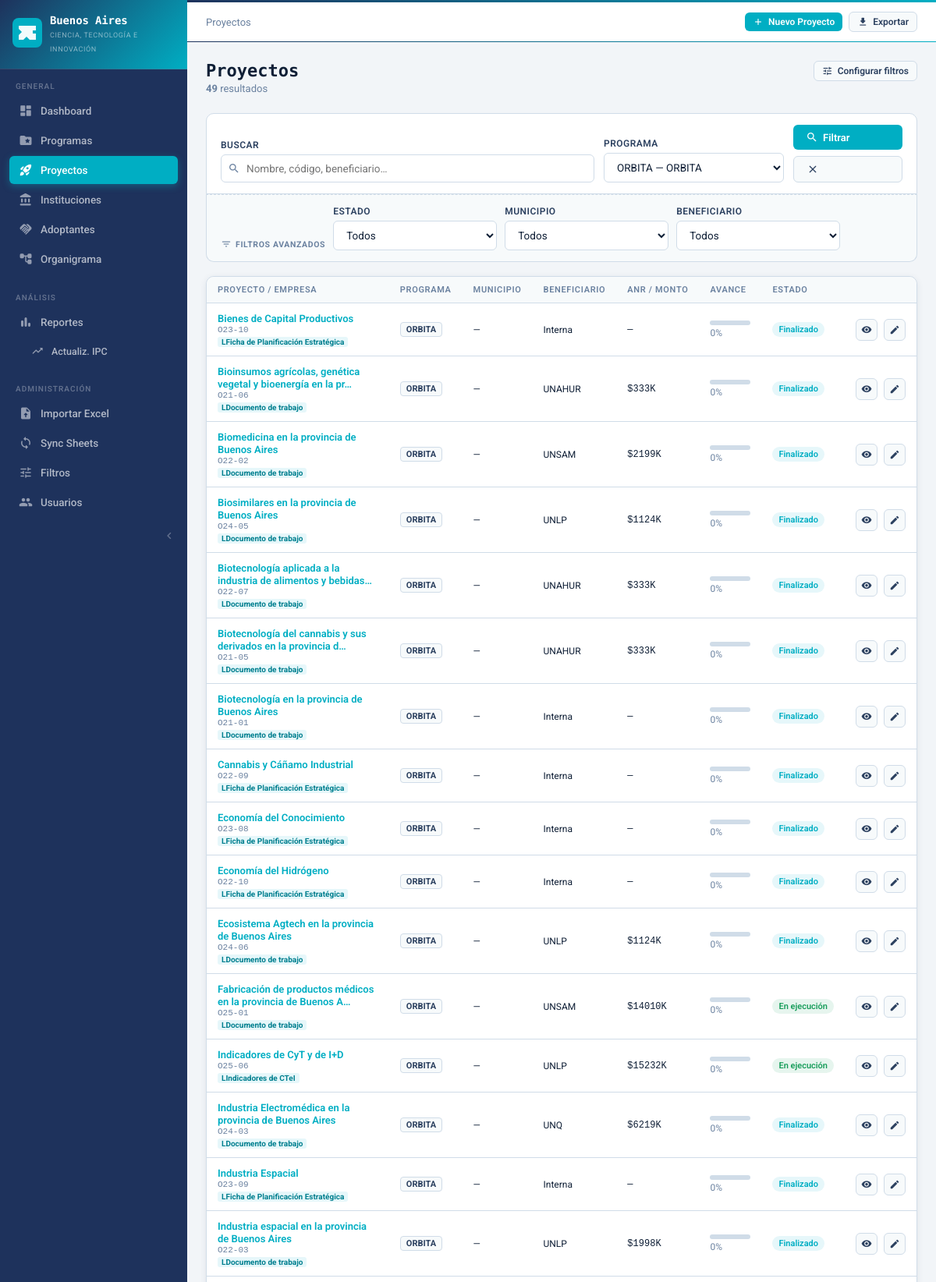
/proyectos?programa_id=2 (signed in, upper part), run on the app's committed database.
### tables this page shows
CREATE TABLE filtros_config (
    id INTEGER PRIMARY KEY AUTOINCREMENT,
    programa_id INTEGER NOT NULL,
    field_key TEXT NOT NULL,
    label TEXT NOT NULL,
    filter_type TEXT NOT NULL DEFAULT 'select',
    enabled INTEGER DEFAULT 1,
    orden INTEGER DEFAULT 0,
    UNIQUE(programa_id, field_key),
    FOREIGN KEY (programa_id) REFERENCES programas(id)
);

CREATE TABLE proyectos (
        id INTEGER PRIMARY KEY AUTOINCREMENT,
        programa_id INTEGER NOT NULL,
        nombre TEXT NOT NULL,
        codigo TEXT,
        descripcion TEXT,
        beneficiario TEXT,
        tipo_beneficiario TEXT DEFAULT 'universidad',
        adoptante TEXT,
        tipo_adoptante TEXT DEFAULT 'empresa',
        anr_monto REAL DEFAULT 0,
        estado TEXT DEFAULT 'activo',
        fecha_inicio DATE,
        fecha_fin_prevista DATE,
        fecha_fin_real DATE,
        agente_id INTEGER,
        municipio TEXT,
        localidad TEXT,
        area_tematica TEXT,
        contacto_nombre TEXT,
        contacto_email TEXT,
        contacto_telefono TEXT,
        porcentaje_avance INTEGER DEFAULT 0,
        created_at DATETIME DEFAULT CURRENT_TIMESTAMP,
        updated_at DATETIME DEFAULT CURRENT_TIMESTAMP, linea TEXT, anio INTEGER, director TEXT, uvt TEXT, n_investigadores INTEGER, n_mujeres INTEGER, directora_mujer INTEGER, sector_actividad_1 TEXT, sector_actividad_2 TEXT, sector_actividad_3 TEXT, sector_tema TEXT, sector_tema_2 TEXT, seccion TEXT, visitado INTEGER DEFAULT 0, n_visitas INTEGER DEFAULT 0, n_reso TEXT, expediente_seguimiento TEXT, latitud REAL, longitud REAL, anr_original REAL, anr_actualizado REAL, ita_recibido DATE, ita_subsanar DATE, ita_subsanado DATE, ita_evaluacion DATE, ita_firmado DATE, ib2 TEXT, cuit TEXT, especialista TEXT, situacion_clinica TEXT, periodo_facturacion TEXT, monto_diagnostico REAL, estado_empresa TEXT, anio_aprobacion INTEGER, rubro TEXT, anio_redaccion INTEGER, anio_publicacion INTEGER, direccion TEXT, referente TEXT, expediente_proyecto TEXT, itf_presentado DATE, itf_subsanar DATE, resumen TEXT, detalle TEXT, anr_indice_mm TEXT, fuente_financiamiento TEXT, contacto_municipio TEXT, n_inscriptos INTEGER, n_iniciaron INTEGER, n_finalizaron INTEGER, fecha_puesta_marcha DATE,
        FOREIGN KEY (programa_id) REFERENCES programas(id),
        FOREIGN KEY (agente_id) REFERENCES users(id)
    );

CREATE TABLE programas (
        id INTEGER PRIMARY KEY AUTOINCREMENT,
        codigo TEXT UNIQUE NOT NULL,
        nombre TEXT NOT NULL,
        descripcion TEXT,
        color TEXT DEFAULT '#1565C0',
        icono TEXT DEFAULT 'folder',
        activo INTEGER DEFAULT 1
    );

### blueprints/proyectos.py (the view)
@bp.route('/proyectos')
@login_required
def list():
    programa_id = request.args.get('programa_id', '')
    search      = request.args.get('q', '')
    sql = """
        SELECT p.*, pr.nombre as programa_nombre, pr.codigo as programa_codigo,
               pr.color as programa_color, u.nombre as agente_nombre, u.apellido as agente_apellido
        FROM proyectos p
        JOIN programas pr ON p.programa_id = pr.id
        LEFT JOIN users u ON p.agente_id = u.id
        WHERE 1=1
    """
    args = []
    if session.get('rol') == 'agente':
        sql += " AND (p.agente_id=? OR EXISTS (SELECT 1 FROM asignaciones a WHERE a.proyecto_id=p.id AND a.agente_id=?))"
        args.extend([session['user_id'], session['user_id']])
    if programa_id:
        sql += " AND p.programa_id=?"
        args.append(programa_id)
    if search:
        sql += " AND (p.nombre LIKE ? OR p.beneficiario LIKE ? OR p.adoptante LIKE ? OR p.codigo LIKE ?)"
        args.extend([f'%{search}%'] * 4)
    filtros_activos        = []
    filtros_con_opciones   = {}
    active_filter_count    = 0
    if programa_id:
        filtros_activos = get_filtros_config(int(programa_id), solo_activos=True)
        sql, args, active_filter_count = apply_filtros(sql, args, filtros_activos, request.args)
        for f in filtros_activos:
            if f['filter_type'] == 'select':
                filtros_con_opciones[f['field_key']] = get_filter_options(f['field_key'], int(programa_id))
    sql += " ORDER BY pr.id, p.nombre"
    proyectos = query(sql, args)
    programas = query("SELECT * FROM programas WHERE activo=1 ORDER BY id")
    return render_template('projects/list.html',
        proyectos=proyectos, programas=programas,
        filtro_programa=programa_id, search=search,
        filtros_activos=filtros_activos,
        filtros_con_opciones=filtros_con_opciones,
        active_filter_count=active_filter_count,
        current_filters=request.args)

### templates/projects/list.html (shortened to what this page needs)
{% extends "base.html" %}
{% block breadcrumb %}Proyectos{% endblock %}
{% block topbar_actions %}
  {% if can_edit() %}
  <a href="{{ url_for('proyectos.nuevo') }}" class="btn btn-primary btn-sm">
    <span class="material-icons-round">add</span> Nuevo Proyecto
  </a>
  {% endif %}
  <a href="{{ url_for('reportes.exportar') }}{{ ('?' + request.query_string.decode()) if request.query_string else '' }}"
     class="btn btn-secondary btn-sm">
    <span class="material-icons-round">download</span> Exportar
  </a>
{% endblock %}
{% block content %}
<div class="page-header">
  <div class="page-header-left">
    <h1>Proyectos</h1>
    <p>
      <strong>{{ proyectos|length }}</strong> resultado{{ 's' if proyectos|length != 1 }}
    </p>
  </div>
  {% if is_admin() %}
  <div class="page-header-actions">
    <a href="{{ url_for('admin.filtros') }}" class="btn btn-secondary btn-sm">
      <span class="material-icons-round">tune</span> Configurar filtros
    </a>
  </div>
  {% endif %}
</div>
<form method="get" id="filter-form">
  <div class="filter-bar" style="margin-bottom:0;border-radius:var(--radius) var(--radius) {% if filtros_activos or filtro_programa %}0 0{% else %}var(--radius) var(--radius){% endif %};">
    <div class="form-group" style="flex:1;min-width:200px;">
      <label class="form-label">Buscar</label>
      <div style="position:relative;">
        <span class="material-icons-round" style="position:absolute;left:9px;top:50%;transform:translateY(-50%);font-size:16px;color:var(--text-muted);">search</span>
        <input name="q" value="{{ search }}" class="form-control" placeholder="Nombre, código, beneficiario…" style="padding-left:32px;">
      </div>
    </div>
    <div class="form-group" style="min-width:180px;">
      <label class="form-label">Programa</label>
      <select name="programa_id" class="form-control" onchange="this.form.submit()">
        {% for p in programas %}
        <option value="{{ p.id }}" {% if filtro_programa == p.id|string %}selected{% endif %}>{{ p.codigo }} — {{ p.nombre }}</option>
        {% endfor %}
      </select>
    </div>
    <div class="form-group" style="align-self:flex-end;display:flex;gap:8px;">
      <button type="submit" class="btn btn-primary">
        <span class="material-icons-round">search</span> Filtrar
      </button>
      <a href="{{ url_for('proyectos.list') }}" class="btn btn-secondary" title="Limpiar todos los filtros">
        <span class="material-icons-round">clear</span>
      </a>
    </div>
  </div>
  {% if filtros_activos %}
  <div class="filter-bar" style="border-top:1px dashed var(--border);border-radius:0 0 var(--radius) var(--radius);background:var(--surface-2);padding-top:14px;padding-bottom:14px;gap:10px;flex-wrap:wrap;align-items:flex-end;">
    <div style="display:flex;align-items:center;gap:5px;color:var(--text-muted);font-size:10.5px;font-weight:700;text-transform:uppercase;letter-spacing:.06em;padding-bottom:1px;flex-shrink:0;">
      <span class="material-icons-round" style="font-size:14px;">filter_list</span>Filtros avanzados
    </div>
    {% for f in filtros_activos %}
    <div class="form-group" style="min-width:130px;flex:1;max-width:210px;">
      <label class="form-label">{{ f.label }}</label>
      {% if f.filter_type == 'select' %}
        {% set opciones = filtros_con_opciones.get(f.field_key, []) %}
        <select name="{{ f.field_key }}" class="form-control">
          <option value="">Todos</option>
        </select>
      {% elif f.filter_type == 'text' %}
        <input type="text" name="{{ f.field_key }}"
               value="{{ current_filters.get(f.field_key, '') }}"
               class="form-control" placeholder="Buscar…">
      {% elif f.filter_type == 'boolean' %}
        <select name="{{ f.field_key }}" class="form-control">
          <option value="">Todos</option>
          <option value="1" {% if current_filters.get(f.field_key) %}selected{% endif %}>Con {{ f.label|lower }}</option>
        </select>
      {% endif %}
    </div>
    {% endfor %}
    {% set applied_filters = [] %}
    {% for f in filtros_activos %}{% if current_filters.get(f.field_key) %}{% set _ = applied_filters.append(f) %}{% endif %}{% endfor %}
  </div>
  {% endif %}
</form>
{% if proyectos %}
<div class="card" style="margin-top:16px;">
  <div class="table-wrapper">
    <table>
      <thead>
        <tr>
          <th>Proyecto / Empresa</th>
          <th>Programa</th>
          {% if filtro_programa %}
            {% for f in filtros_activos %}
              {% if f.field_key in ('beneficiario','municipio','linea','anio','seccion','uvt','especialista','situacion_clinica','rubro','anio_aprobacion') and not current_filters.get(f.field_key) %}
              <th>{{ f.label }}</th>
              {% endif %}
            {% endfor %}
          {% else %}
          <th>Municipio</th>
          {% endif %}
          <th>ANR / Monto</th>
          <th>Avance</th>
          <th>Estado</th>
          <th></th>
        </tr>
      </thead>
      <tbody>
        {% set estado_labels = {
          'activo':'En ejecución','finalizado':'Finalizado',
          'en_finalizacion':'Finalizando','suspendido':'Rescindido','en_evaluacion':'Evaluación'
        } %}
        {% for p in proyectos %}
        <tr>
          <td style="max-width:240px;">
            <a href="{{ url_for('proyectos.detail', pid=p.id) }}"
               style="font-weight:600;color:var(--teal);text-decoration:none;font-size:13px;">
              {{ p.nombre[:60] }}{% if p.nombre|length > 60 %}…{% endif %}
            </a>
            {% if p.codigo %}<div class="mono text-muted" style="font-size:11px;margin-top:1px;">{{ p.codigo }}</div>{% endif %}
            {% if p.linea or p.anio %}
            <div style="display:flex;gap:4px;margin-top:3px;flex-wrap:wrap;">
              {% if p.linea %}<span style="background:var(--teal-pale);color:var(--teal-dark);padding:1px 5px;border-radius:3px;font-size:10px;font-weight:700;">L{{ p.linea }}</span>{% endif %}
            </div>
            {% endif %}
          </td>
          <td><span class="tag" style="font-size:11px;font-weight:700;">{{ p.programa_codigo }}</span></td>
          {% if filtro_programa %}
            {% for f in filtros_activos %}
              {% if f.field_key in ('beneficiario','municipio','linea','anio','seccion','uvt','especialista','situacion_clinica','rubro','anio_aprobacion') and not current_filters.get(f.field_key) %}
              <td class="text-sm" style="max-width:130px;">{{ p[f.field_key] or '—' }}</td>
              {% endif %}
            {% endfor %}
          {% else %}
          <td class="text-sm">{{ p.municipio or '—' }}</td>
          {% endif %}
          <td class="mono text-sm">
            {% set monto = p.anr_monto or p.monto_diagnostico or 0 %}
            {% if monto > 0 %}${{ "%.0f"|format(monto/1000) }}K{% else %}—{% endif %}
          </td>
          <td style="min-width:80px;">
            <div class="progress-bar" style="margin-bottom:3px;">
            </div>
            <div class="text-sm text-muted">{{ p.porcentaje_avance or 0 }}%</div>
          </td>
          <td><span class="badge badge-{{ p.estado }}">{{ estado_labels.get(p.estado, p.estado|replace('_',' ')) }}</span></td>
          <td>
            <div class="flex gap-1">
              <a href="{{ url_for('proyectos.detail', pid=p.id) }}" class="btn btn-secondary btn-sm btn-icon" title="Ver detalle">
                <span class="material-icons-round">visibility</span>
              </a>
              {% if can_edit() %}
              <a href="{{ url_for('proyectos.editar', pid=p.id) }}" class="btn btn-secondary btn-sm btn-icon" title="Editar">
                <span class="material-icons-round">edit</span>
              </a>
              {% endif %}
            </div>
          </td>
        </tr>
        {% endfor %}
      </tbody>
    </table>
  </div>
</div>
{% endif %}
{% endblock %}

### data on the page
filtros_config: label "ESTADO"
filtros_config: label "MUNICIPIO", field_key "—"
filtros_config: label "BENEFICIARIO", field_key.beneficiario "Interna", field_key.beneficiario "UNAHUR", field_key.beneficiario "UNSAM", field_key.beneficiario "UNLP", field_key.beneficiario "UNQ"
proyectos: nombre "Bienes de Capital Productivos", codigo "O23-10", linea "Ficha de Planificación Estratégica", programa_codigo "ORBITA", porcentaje_avance "0", get "Finalizado"
proyectos: nombre "Bioinsumos agrícolas, genética vegetal y bioenergía en la pr", codigo "O21-06", linea "Documento de trabajo", programa_codigo "ORBITA", monto/1000 "333", porcentaje_avance "0", get "Finalizado"
proyectos: nombre "Biomedicina en la provincia de Buenos Aires", codigo "O22-02", linea "Documento de trabajo", programa_codigo "ORBITA", monto/1000 "2199", porcentaje_avance "0", get "Finalizado"
proyectos: nombre "Biosimilares en la provincia de Buenos Aires", codigo "O24-05", linea "Documento de trabajo", programa_codigo "ORBITA", monto/1000 "1124", porcentaje_avance "0", get "Finalizado"
proyectos: nombre "Biotecnología aplicada a la industria de alimentos y bebidas", codigo "O22-07", linea "Documento de trabajo", programa_codigo "ORBITA", monto/1000 "333", porcentaje_avance "0", get "Finalizado"
proyectos: nombre "Biotecnología del cannabis y sus derivados en la provincia d", codigo "O21-05", linea "Documento de trabajo", programa_codigo "ORBITA", monto/1000 "333", porcentaje_avance "0", get "Finalizado"
proyectos: nombre "Biotecnología en la provincia de Buenos Aires", codigo "O21-01", linea "Documento de trabajo", programa_codigo "ORBITA", porcentaje_avance "0", get "Finalizado"
proyectos: nombre "Cannabis y Cáñamo Industrial", codigo "O22-09", linea "Ficha de Planificación Estratégica", programa_codigo "ORBITA", porcentaje_avance "0", get "Finalizado"
proyectos: nombre "Economía del Conocimiento", codigo "O23-08", linea "Ficha de Planificación Estratégica", programa_codigo "ORBITA", porcentaje_avance "0", get "Finalizado"
proyectos: nombre "Economía del Hidrógeno", codigo "O22-10", linea "Ficha de Planificación Estratégica", programa_codigo "ORBITA", porcentaje_avance "0", get "Finalizado"
proyectos: nombre "Ecosistema Agtech en la provincia de Buenos Aires", codigo "O24-06", linea "Documento de trabajo", programa_codigo "ORBITA", monto/1000 "1124", porcentaje_avance "0", get "Finalizado"
proyectos: nombre "Fabricación de productos médicos en la provincia de Buenos A", codigo "O25-01", linea "Documento de trabajo", programa_codigo "ORBITA", monto/1000 "14010", porcentaje_avance "0", get "En ejecución"
proyectos: nombre "Indicadores de CyT y de I+D", codigo "O25-06", linea "Indicadores de CTeI", programa_codigo "ORBITA", monto/1000 "15232", porcentaje_avance "0", get "En ejecución"
proyectos: nombre "Industria Electromédica en la provincia de Buenos Aires", codigo "O24-03", linea "Documento de trabajo", programa_codigo "ORBITA", monto/1000 "6219", porcentaje_avance "0", get "Finalizado"
proyectos: nombre "Industria Espacial", codigo "O23-09", linea "Ficha de Planificación Estratégica", programa_codigo "ORBITA", porcentaje_avance "0", get "Finalizado"
proyectos: nombre "Industria espacial en la provincia de Buenos Aires", codigo "O22-03", linea "Documento de trabajo", programa_codigo "ORBITA", monto/1000 "1998", porcentaje_avance "0", get "Finalizado"

### other printed values
{{ proyectos|length }} "49"
{{ 's' if proyectos|length != 1 }} "s"
form field programa_id "ORBITA — ORBITA"
